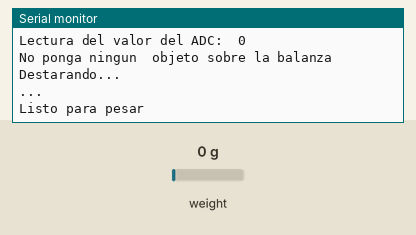
Recording of a sketch running on a simulated Arduino Uno, built with avr-gcc and run on an emulated ATmega328P. Shown: the last lines printed to the serial monitor. Inputs (shaded band) come from the test bench; at power-on: weight on the scale 0 g.

Above: at 3.3 s.
3.4 s: weight on the scale set to 100 g
At 5.3 s:
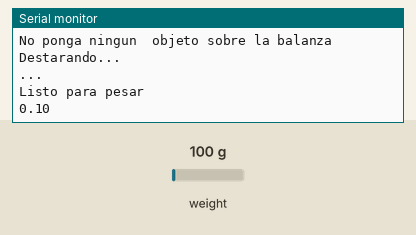
5.8 s: weight on the scale set to 1250 g
At 6.8 s:
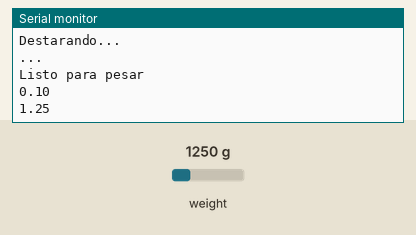

The sketch:

bascula.ino
```cpp
#include "HX711.h"

#define DOUT  A1
#define CLK  A0

float r = 0.0;

HX711 balanza;

void setup() {

  Serial.begin(9600);
  balanza.begin(DOUT, CLK);
  Serial.print("Lectura del valor del ADC:  ");
  Serial.println(balanza.read());
  Serial.println("No ponga ningun  objeto sobre la balanza");
  Serial.println("Destarando...");
  Serial.println("...");
  balanza.set_scale(35844.98886); // Establecemos la escala
  balanza.tare(20);  //El peso actual es considerado Tara.

  Serial.println("Listo para pesar");
}

void loop() {

  r = balanza.get_units(20), 2;
  Serial.println(r);

  //  Serial.print("Peso: ");
  //  Serial.print(balanza.get_units(20), 2);
  //  Serial.println(" kg");
  //  delay(500);
}
```

Measured:
- after the input at 3.4 s, the serial monitor: prints a new line after 0.70 s (image 1)
- after the input at 5.8 s, the serial monitor: prints a new line after 0.30 s (image 2)
